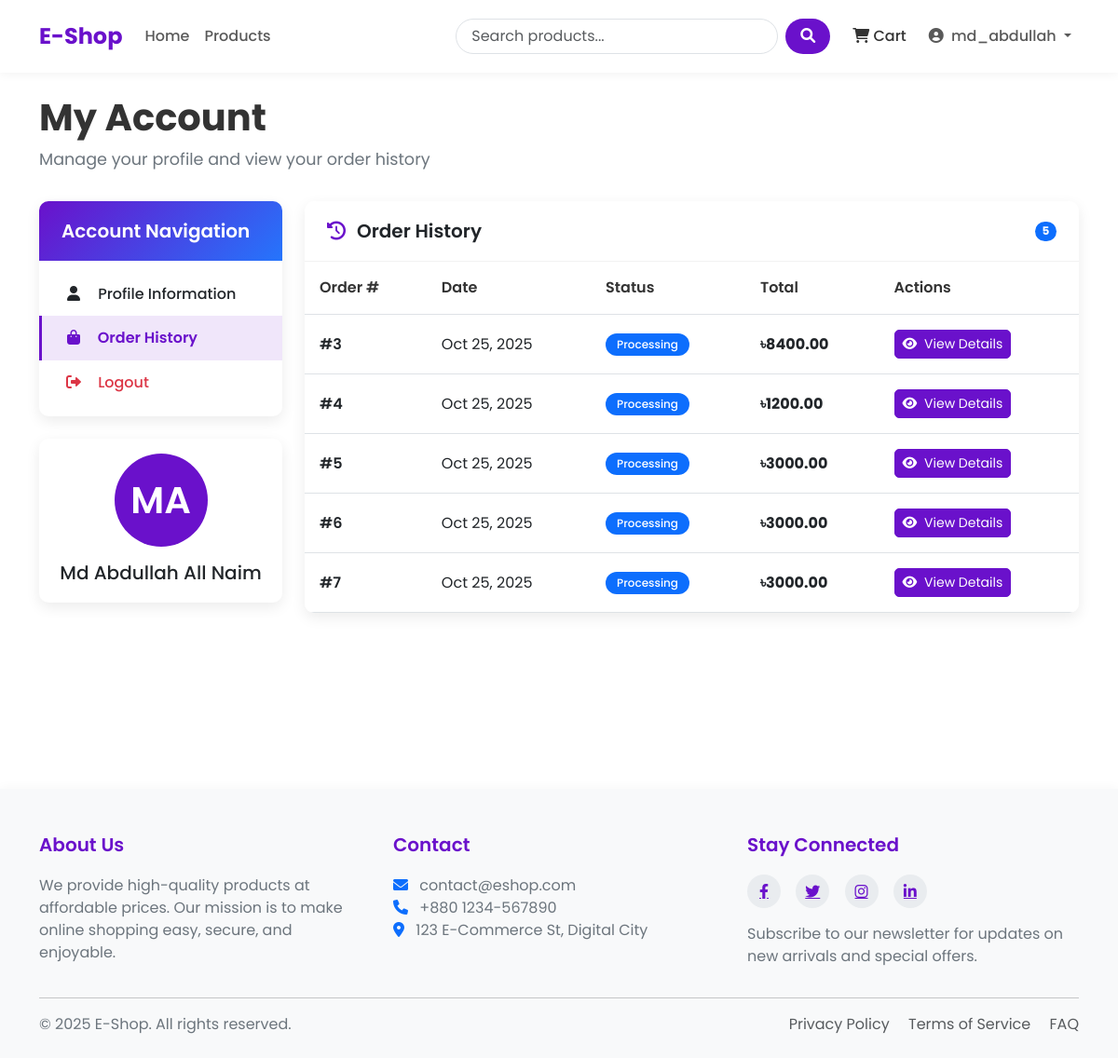
Page /profile/?tab=orders (signed in) on the committed database.
### shop/models.py (models this page shows, shortened)
class Order(models.Model):
    STATUS = [
        ('pending', 'Pending'),
        ('processing', 'Processing'),
        ('shipped', 'Shipped'),
        ('delivered', 'Delivered'),
        ('canceled', 'Canceled'),
    ]
    user = models.ForeignKey(User, on_delete=models.CASCADE, related_name='orders')
    first_name = models.CharField(max_length=100)
    last_name = models.CharField(max_length=100)
    email = models.EmailField()
    address = models.TextField()
    postal_code = models.CharField(max_length=100)
    phone = models.CharField(max_length=12)
    city = models.CharField(max_length=100)
    note = models.TextField()
    paid = models.BooleanField(default=False)
    transaction_id = models.CharField(max_length=100)
    created_at = models.DateTimeField(auto_now_add=True)
    updated_at = models.DateTimeField(auto_now=True)
    status = models.CharField(max_length=10, choices=STATUS)
    def get_total_cost(self):
        return sum(item.get_cost() for item in self.order_items.all()) # 100

class OrderItem(models.Model):
    order = models.ForeignKey(Order, on_delete=models.CASCADE, related_name='order_items')
    product = models.ForeignKey(Product, on_delete=models.CASCADE)
    quantity = models.PositiveBigIntegerField(default=1)
    price = models.DecimalField(max_digits=10, decimal_places=2)
    def get_cost(self):
        return self.quantity*self.product.price  # 20

class Product(models.Model):
    name = models.CharField(max_length=100)
    slug = models.SlugField(max_length=200, unique=True)
    category = models.ForeignKey(Category, on_delete=models.CASCADE, related_name='products')
    description = models.TextField()
    price = models.DecimalField(max_digits=10, decimal_places=2) # 405.99
    stock = models.PositiveBigIntegerField(default=1)
    available = models.BooleanField(default=True)
    created_at = models.DateTimeField(auto_now_add=True)
    updated_at = models.DateTimeField(auto_now=True)
    image = models.ImageField(upload_to='products/%Y/%m/%d') # products/25/10/2025

### shop/views.py (the view)
# urls.py: path('profile/', views.profile, name="profile"),
@login_required
def profile(request):
    tab = request.GET.get('tab')
    orders = Order.objects.filter(user = request.user)
    completed_orders = orders.filter(status = 'delivered')
    total_spent = sum(order.get_total_cost() for order in orders)
    order_history_active = (tab == 'orders') # true or false return korbe
    return render(request, 'shop/profile.html', {
        'user' : request.user,
        'orders' : orders,
        'completed_orders' : completed_orders,
        'total_spent' : total_spent,
        'order_history_active' : order_history_active
    })

### shop/context_processors.py (called while the page is built)
def cart_items_count(request):
    if request.user.is_authenticated:
        try:
            cart = Cart.objects.get(user=request.user)
            return {'cart_items_count' : cart.get_total_items()}
        except Cart.DoesNotExist:
            {'cart_items_count' : 0}
    return {'cart_items_count' : 0}

### shop/models.py (called while the page is built)
    def get_total_items(self):
        return sum(item.quantity for item in self.items.all())

### templates/shop/profile.html (shortened to what this page needs)
{% extends 'base.html' %}
{% block content %}
<div class="profile-container">
    <div class="profile-header">
        <h1 class="profile-title">My Account</h1>
        <p class="profile-subtitle">Manage your profile and view your order history</p>
    </div>
    <div class="row">
        <div class="col-lg-3 mb-4">
            <div class="profile-sidebar">
                <div class="sidebar-card card">
                    <div class="card-header">
                        <h5 class="mb-0">Account Navigation</h5>
                    </div>
                    <div class="sidebar-menu list-group list-group-flush">
                        <a href="{% url 'profile' %}" class="list-group-item list-group-item-action {% if not order_history_active %}active{% endif %}">
                            <i class="fas fa-user"></i> Profile Information
                        </a>
                        <a href="{% url 'profile' %}?tab=orders" class="list-group-item list-group-item-action {% if order_history_active %}active{% endif %}">
                            <i class="fas fa-shopping-bag"></i> Order History
                        </a>
                        <a href="{% url 'logout' %}" class="list-group-item list-group-item-action text-danger">
                            <i class="fas fa-sign-out-alt"></i> Logout
                        </a>
                    </div>
                </div>
                <div class="sidebar-card card">
                    <div class="card-body text-center">
                        <div class="profile-avatar">
                            {{ user.first_name|slice:":1" }}{{ user.last_name|slice:":1" }}
                        </div>
                        <h5 class="mb-1">{{ user.get_full_name }}</h5>
                    </div>
                </div>
            </div>
        </div>
        <div class="col-lg-9">
            {% if order_history_active %}
            <div class="content-card card">
                <div class="card-header d-flex justify-content-between align-items-center">
                    <h5 class="mb-0"><i class="fas fa-history"></i> Order History</h5>
                    {% if orders %}
                    <span class="badge bg-primary rounded-pill">{{ orders|length }}</span>
                    {% endif %}
                </div>
                <div class="card-body p-0">
                    {% if orders %}
                        <div class="table-responsive">
                            <table class="table order-table mb-0">
                                <thead>
                                    <tr>
                                        <th>Order #</th>
                                        <th>Date</th>
                                        <th>Status</th>
                                        <th>Total</th>
                                        <th>Actions</th>
                                    </tr>
                                </thead>
                                <tbody>
                                    {% for order in orders %}
                                    <tr>
                                        <td class="order-id">#{{ order.id }}</td>
                                        <td>{{ order.created_at|date:"M d, Y" }}</td>
                                        <td>
                                            <span class="status-badge badge {% if order.status == 'delivered' %}bg-success{% elif order.status == 'shipped' %}bg-info{% elif order.status == 'processing' %}bg-primary{% elif order.status == 'canceled' %}bg-danger{% else %}bg-secondary{% endif %}">
                                                {{ order.get_status_display }}
                                            </span>
                                        </td>
                                        <td class="fw-bold">৳{{ order.get_total_cost }}</td>
                                        <td>
                                            <button type="button" class="btn btn-sm btn-primary view-btn" data-bs-toggle="modal" data-bs-target="#orderModal{{ order.id }}">
                                                <i class="fas fa-eye me-1"></i> View Details
                                            </button>
                                        </td>
                                    </tr>
                                    {% endfor %}
                                </tbody>
                            </table>
                        </div>
                    {% endif %}
                </div>
            </div>
            {% endif %}
        </div>
    </div>
</div>
{% endblock %}

### templates/base.html (shortened to what this page needs)
<!DOCTYPE html>
<html lang="en">
<head>
    <link href="https://cdn.jsdelivr.net/npm/bootstrap@5.3.0/dist/css/bootstrap.min.css" rel="stylesheet">
    <link rel="stylesheet" href="https://cdnjs.cloudflare.com/ajax/libs/font-awesome/6.0.0/css/all.min.css">
    {% load static %}
</head>
<body>
    <header>
        <nav class="navbar navbar-expand-lg navbar-light bg-white">
            <div class="container">
                <a class="navbar-brand" href="{% url 'home' %}">E-Shop</a>
                <div class="collapse navbar-collapse" id="navbarNav">
                    <ul class="navbar-nav me-auto mb-2 mb-lg-0">
                        <li class="nav-item {% if request.path == '/' %}active{% endif %}">
                            <a class="nav-link" href="{% url 'home' %}">Home</a>
                        </li>
                        <li class="nav-item {% if '/products/' in request.path %}active{% endif %}">
                            <a class="nav-link" href="{% url 'product_list' %}">Products</a>
                        </li>
                    </ul>
                    <form class="d-flex search-box me-3" action="{% url 'product_list' %}" method="get">
                        <input class="form-control search-input me-2" type="search" name="search" placeholder="Search products..." aria-label="Search">
                        <button class="btn search-btn" type="submit">
                            <i class="fas fa-search"></i>
                        </button>
                    </form>
                    <ul class="navbar-nav">
                        <li class="nav-item me-2">
                            <a class="nav-link cart-btn" href="{% url 'cart_detail' %}">
                                <i class="fas fa-shopping-cart"></i> Cart
                            </a>
                        </li>
                        {% if user.is_authenticated %}
                            <li class="nav-item dropdown">
                                <a class="nav-link dropdown-toggle" href="#" id="navbarDropdown" role="button"
                                   data-bs-toggle="dropdown" aria-expanded="false">
                                    <i class="fas fa-user-circle me-1"></i> {{ user.username }}
                                </a>
                            </li>
                        {% endif %}
                    </ul>
                </div>
            </div>
        </nav>
    </header>
    <main class="container my-4">
        {% block content %}{% endblock %}
    </main>
    <footer>
        <div class="container">
            <div class="row">
                <div class="col-md-4 mb-4 mb-md-0">
                    <h5>About Us</h5>
                    <p>We provide high-quality products at affordable prices. Our mission is to make online shopping easy, secure, and enjoyable.</p>
                </div>
                <div class="col-md-4 mb-4 mb-md-0">
                    <h5>Contact</h5>
                    <p>
                        <i class="fas fa-envelope me-2 text-primary"></i> contact@eshop.com<br>
                        <i class="fas fa-phone me-2 text-primary"></i> +880 1234-567890<br>
                        <i class="fas fa-map-marker-alt me-2 text-primary"></i> 123 E-Commerce St, Digital City
                    </p>
                </div>
                <div class="col-md-4">
                    <h5>Stay Connected</h5>
                    <div class="social-icons mb-3">
                        <a href="#"><i class="fab fa-facebook-f"></i></a>
                        <a href="#"><i class="fab fa-twitter"></i></a>
                        <a href="#"><i class="fab fa-instagram"></i></a>
                        <a href="#"><i class="fab fa-linkedin-in"></i></a>
                    </div>
                    <p>Subscribe to our newsletter for updates on new arrivals and special offers.</p>
                </div>
            </div>
            <hr>
            <div class="row mt-3">
                <div class="col-md-6 mb-2 mb-md-0">
                    <p class="mb-0">&copy; {% now "Y" %} E-Shop. All rights reserved.</p>
                </div>
                <div class="col-md-6 text-md-end">
                    <p class="mb-0">
                        <a href="#" class="text-decoration-none me-3 text-muted">Privacy Policy</a>
                        <a href="#" class="text-decoration-none me-3 text-muted">Terms of Service</a>
                        <a href="#" class="text-decoration-none text-muted">FAQ</a>
                    </p>
                </div>
            </div>
        </div>
    </footer>
</body>
</html>

### templates/shop/profile.html (style rules this page uses)
.profile-container { padding-bottom: 3rem; }
.profile-header { margin-bottom: 2rem; }
.profile-title { font-weight: 700; margin-bottom: 0.5rem; color: var(--text-color); }
.profile-subtitle { color: var(--text-light); font-size: 1.1rem; }
.profile-sidebar { position: sticky; top: 20px; }
.sidebar-card { border: none; border-radius: var(--border-radius); overflow: hidden; box-shadow: var(--box-shadow); margin-bottom: 1.5rem; }
.sidebar-card .card-header { padding: 1.25rem 1.5rem; background: linear-gradient(135deg, var(--primary-color) 0%, var(--secondary-color) 100%); color: white; border: none; }
.sidebar-card .card-header h5 { margin-bottom: 0; font-weight: 600; }
.sidebar-menu { padding: 0.75rem 0; }
.sidebar-menu .list-group-item { padding: 0.75rem 1.5rem; border: none; border-radius: 0; border-left: 3px solid transparent; transition: all 0.3s ease; font-weight: 500; }
.sidebar-menu .list-group-item.active { background-color: rgba(106, 17, 203, 0.1); border-left-color: var(--primary-color); color: var(--primary-color); font-weight: 600; }
.sidebar-menu .list-group-item i { width: 20px; text-align: center; margin-right: 0.75rem; color: inherit; }
.sidebar-menu .text-danger { color: #dc3545 !important; }
.content-card { border: none; border-radius: var(--border-radius); overflow: hidden; box-shadow: var(--box-shadow); margin-bottom: 1.5rem; }
.content-card .card-header { padding: 1.25rem 1.5rem; background-color: white; border-bottom: 1px solid rgba(0,0,0,0.05); }
.content-card .card-header h5 { margin-bottom: 0; font-weight: 600; display: flex; align-items: center; }
.content-card .card-header i { margin-right: 0.75rem; color: var(--primary-color); }
.content-card .card-body { padding: 1.5rem; }
.profile-avatar { width: 100px; height: 100px; border-radius: 50%; background-color: var(--primary-color); color: white; display: flex; align-items: center; justify-content: center; font-size: 2.5rem; font-weight: 600; margin: 0 auto 1rem; }
.order-table { margin-bottom: 0; }
.order-table th { font-weight: 600; color: var(--text-color); padding: 1rem; }
.order-table td { padding: 1rem; vertical-align: middle; }
.order-table tbody tr { transition: all 0.2s ease; }
.order-id { font-weight: 600; color: var(--primary-color); }
.status-badge { font-weight: 500; padding: 0.375rem 0.75rem; border-radius: 50px; }
.view-btn { border-radius: 5px; transition: all 0.3s ease; }

### templates/base.html (style rules this page uses)
:root { --primary-color: #6a11cb; --primary-dark: #5a0cb8; --primary-light: #7c4ddb; --secondary-color: #2575fc; --text-color: #333333; --text-light: #6c757d; --bg-light: #f8f9fa; --border-radius: 10px; --box-shadow: 0 5px 15px rgba(0,0,0,0.08); }
body { font-family: 'Poppins', sans-serif; color: var(--text-color); display: flex; flex-direction: column; min-height: 100vh; }
main { flex: 1; }
.navbar { padding: 1rem 0; box-shadow: 0 2px 10px rgba(0,0,0,0.05); }
.navbar-brand { font-weight: 700; font-size: 1.5rem; color: var(--primary-color); }
.nav-link { font-weight: 500; padding: 0.5rem 1rem; transition: all 0.3s ease; }
.search-box { position: relative; }
.search-input { border-radius: 50px; padding-left: 1rem; border: 1px solid #dee2e6; transition: all 0.3s ease; }
.search-btn { border-radius: 50px; background-color: var(--primary-color); color: white; padding: 0.375rem 1rem; border: none; }
.cart-btn { position: relative; padding: 0.5rem 1rem; color: var(--text-color); transition: all 0.3s ease; }
.btn-primary { background-color: var(--primary-color); border-color: var(--primary-color); }
footer { background-color: var(--bg-light); padding: 3rem 0 1.5rem; margin-top: 5rem; box-shadow: 0 -2px 10px rgba(0,0,0,0.03); }
footer h5 { font-weight: 600; margin-bottom: 1.2rem; color: var(--primary-color); }
footer p { color: var(--text-light); }
.social-icons a { display: inline-flex; align-items: center; justify-content: center; width: 36px; height: 36px; background-color: #e9ecef; color: var(--primary-color); border-radius: 50%; margin-right: 0.75rem; transition: all 0.3s ease; }

### rows in the picture
Order: id "3", created_at "Oct 25, 2025", status "Processing", get_total_cost "8400.00"
Order: id "4", created_at "Oct 25, 2025", status "Processing", get_total_cost "1200.00"
Order: id "5", created_at "Oct 25, 2025", status "Processing", get_total_cost "3000.00"
Order: id "6", created_at "Oct 25, 2025", status "Processing", get_total_cost "3000.00"
Order: id "7", created_at "Oct 25, 2025", status "Processing", get_total_cost "3000.00"

### other values in the picture
{{ user.username }} "md_abdullah"
{{ user.first_name|slice:":1" }} "M"
{{ user.last_name|slice:":1" }} "A"
{{ user.get_full_name }} "Md Abdullah All Naim"
{{ orders|length }} "5"
